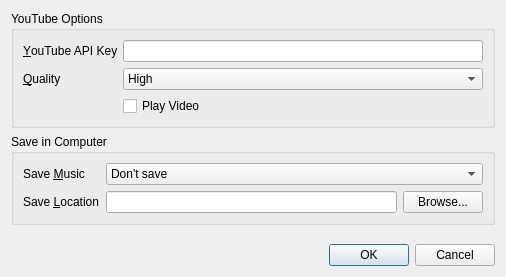
<?xml version="1.0" encoding="UTF-8"?>
<ui version="4.0">
 <class>YoutubePreferences</class>
 <widget class="QDialog" name="YoutubePreferences">
  <property name="windowModality">
   <enum>Qt::ApplicationModal</enum>
  </property>
  <property name="geometry">
   <rect>
    <x>0</x>
    <y>0</y>
    <width>506</width>
    <height>277</height>
   </rect>
  </property>
  <property name="windowTitle">
   <string>YouTube Preferences</string>
  </property>
  <layout class="QVBoxLayout" name="verticalLayout">
   <item>
    <widget class="QGroupBox" name="groupYoutubeOptions">
     <property name="title">
      <string>YouTube Options</string>
     </property>
     <layout class="QFormLayout" name="formLayout">
      <item row="0" column="1">
       <widget class="QLineEdit" name="textYoutubeKey">
        <property name="minimumSize">
         <size>
          <width>350</width>
          <height>0</height>
         </size>
        </property>
        <property name="text">
         <string/>
        </property>
       </widget>
      </item>
      <item row="0" column="0">
       <widget class="QLabel" name="labelYoutubeKey">
        <property name="text">
         <string>&amp;YouTube API Key</string>
        </property>
        <property name="buddy">
         <cstring>textYoutubeKey</cstring>
        </property>
       </widget>
      </item>
      <item row="1" column="0">
       <widget class="QLabel" name="labelQuality">
        <property name="text">
         <string>&amp;Quality</string>
        </property>
        <property name="buddy">
         <cstring>comboQuality</cstring>
        </property>
       </widget>
      </item>
      <item row="1" column="1">
       <widget class="QComboBox" name="comboQuality">
        <item>
         <property name="text">
          <string>High</string>
         </property>
        </item>
        <item>
         <property name="text">
          <string>Medium</string>
         </property>
        </item>
        <item>
         <property name="text">
          <string>Low</string>
         </property>
        </item>
       </widget>
      </item>
      <item row="2" column="1">
       <widget class="QCheckBox" name="checkPlayVideo">
        <property name="text">
         <string>Play Video</string>
        </property>
       </widget>
      </item>
     </layout>
    </widget>
   </item>
   <item>
    <widget class="QGroupBox" name="groupSave">
     <property name="title">
      <string>Save in Computer</string>
     </property>
     <layout class="QFormLayout" name="formLayout_2">
      <item row="0" column="0">
       <widget class="QLabel" name="labelSaveMusic">
        <property name="text">
         <string>Save &amp;Music</string>
        </property>
        <property name="buddy">
         <cstring>comboSaveMusic</cstring>
        </property>
       </widget>
      </item>
      <item row="0" column="1">
       <widget class="QComboBox" name="comboSaveMusic">
        <item>
         <property name="text">
          <string>Don't save</string>
         </property>
        </item>
        <item>
         <property name="text">
          <string>Save only after complete download</string>
         </property>
        </item>
        <item>
         <property name="text">
          <string>Save while downloading</string>
         </property>
        </item>
       </widget>
      </item>
      <item row="1" column="0">
       <widget class="QLabel" name="labelSaveLocation">
        <property name="text">
         <string>Save &amp;Location</string>
        </property>
        <property name="buddy">
         <cstring>textSaveLocation</cstring>
        </property>
       </widget>
      </item>
      <item row="1" column="1">
       <layout class="QHBoxLayout" name="horizontalLayout">
        <item>
         <widget class="QLineEdit" name="textSaveLocation"/>
        </item>
        <item>
         <widget class="QPushButton" name="buttonSaveLocation">
          <property name="text">
           <string>Browse...</string>
          </property>
         </widget>
        </item>
       </layout>
      </item>
     </layout>
    </widget>
   </item>
   <item>
    <spacer name="verticalSpacer">
     <property name="orientation">
      <enum>Qt::Vertical</enum>
     </property>
     <property name="sizeHint" stdset="0">
      <size>
       <width>20</width>
       <height>40</height>
      </size>
     </property>
    </spacer>
   </item>
   <item>
    <widget class="QDialogButtonBox" name="buttonOKCancel">
     <property name="orientation">
      <enum>Qt::Horizontal</enum>
     </property>
     <property name="standardButtons">
      <set>QDialogButtonBox::Cancel|QDialogButtonBox::Ok</set>
     </property>
    </widget>
   </item>
  </layout>
 </widget>
 <resources/>
 <connections>
  <connection>
   <sender>buttonOKCancel</sender>
   <signal>accepted()</signal>
   <receiver>YoutubePreferences</receiver>
   <slot>accept()</slot>
   <hints>
    <hint type="sourcelabel">
     <x>248</x>
     <y>254</y>
    </hint>
    <hint type="destinationlabel">
     <x>157</x>
     <y>274</y>
    </hint>
   </hints>
  </connection>
  <connection>
   <sender>buttonOKCancel</sender>
   <signal>rejected()</signal>
   <receiver>YoutubePreferences</receiver>
   <slot>close()</slot>
   <hints>
    <hint type="sourcelabel">
     <x>316</x>
     <y>260</y>
    </hint>
    <hint type="destinationlabel">
     <x>286</x>
     <y>274</y>
    </hint>
   </hints>
  </connection>
 </connections>
</ui>
